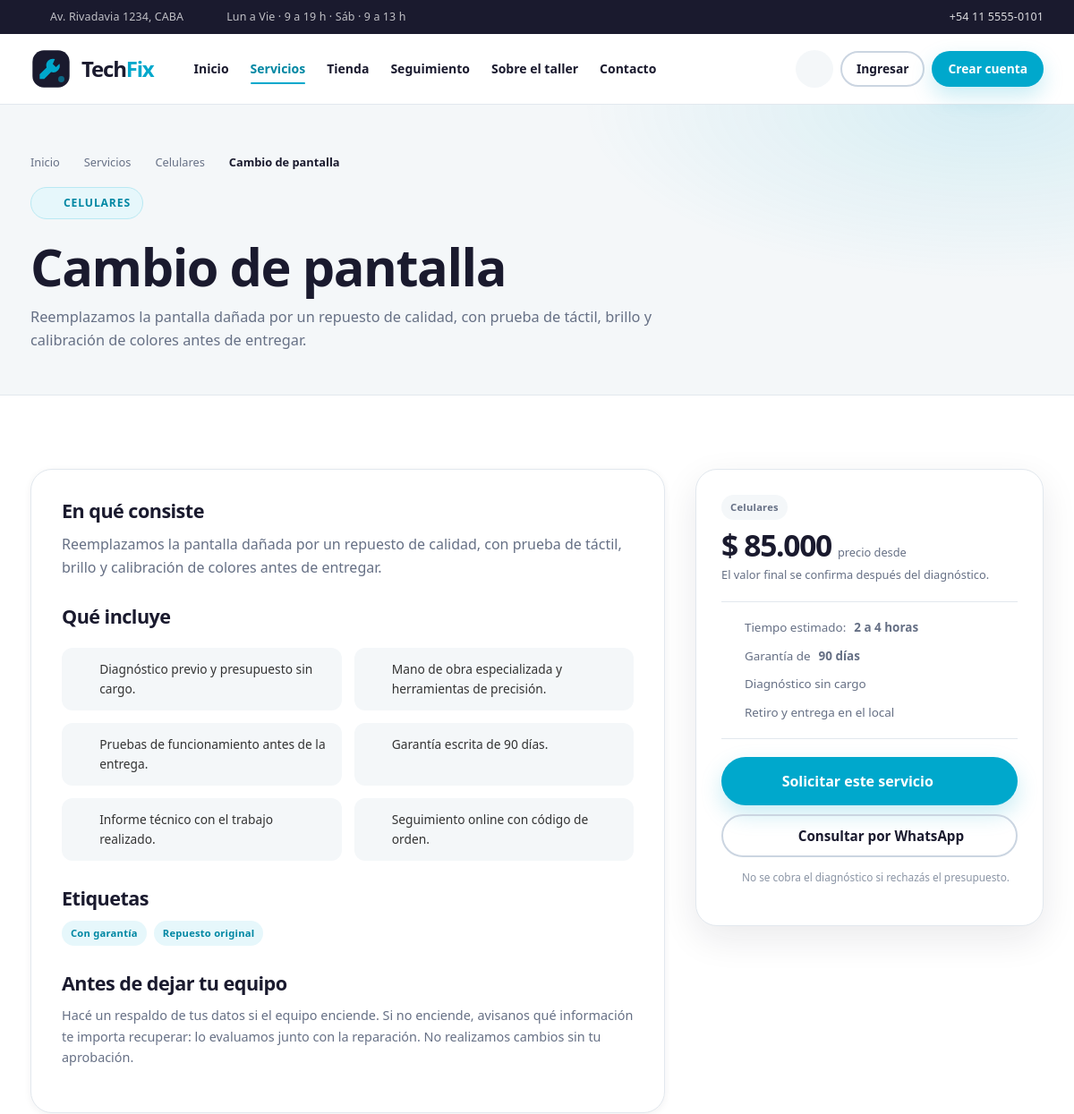
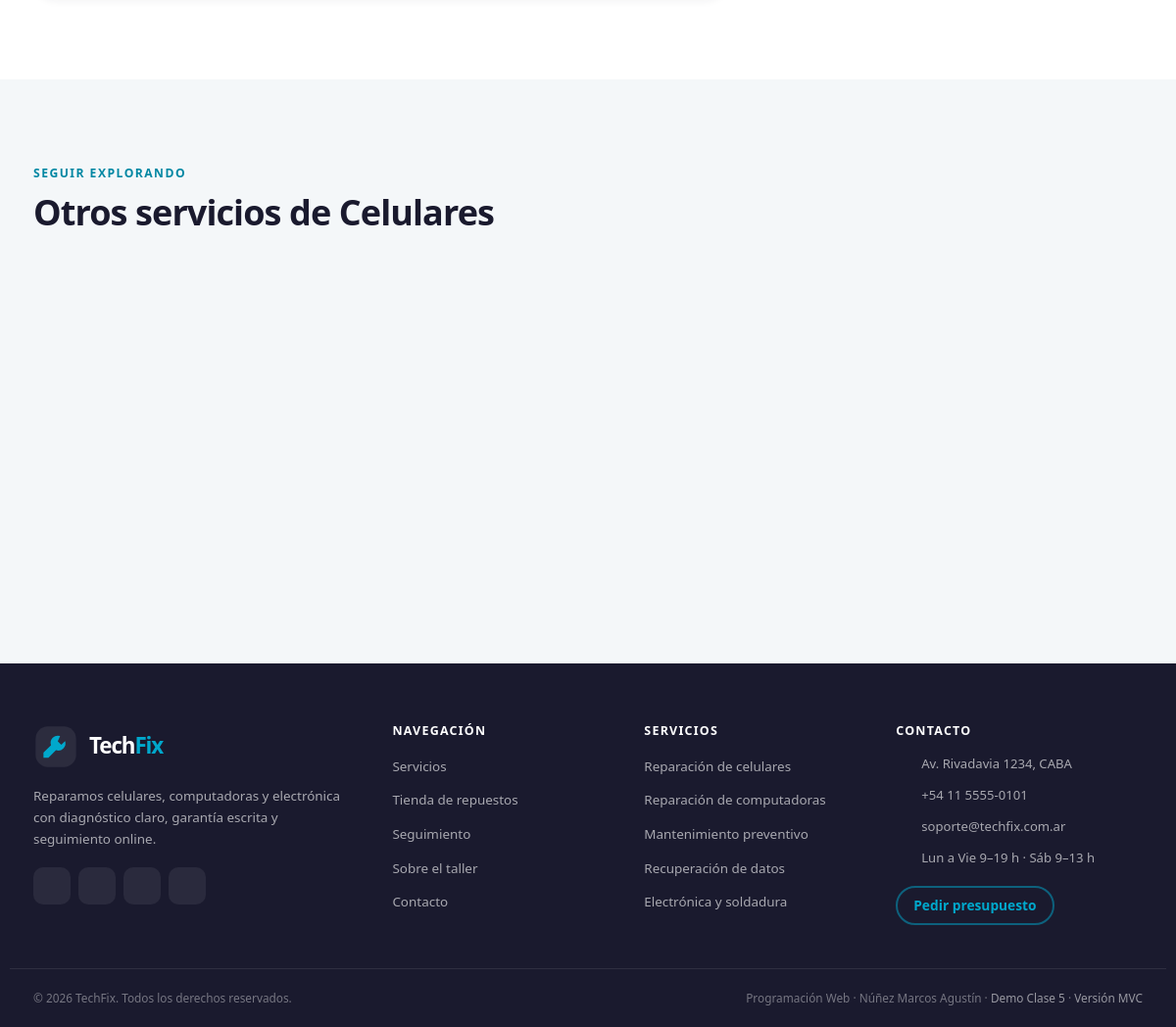
/servicio.php?id=1, run on the app's committed database (2 pictures, top to bottom).
### tables this page shows
CREATE TABLE servicios (
    id              INT UNSIGNED AUTO_INCREMENT PRIMARY KEY,
    categoria_id    INT UNSIGNED NOT NULL,
    nombre          VARCHAR(120) NOT NULL,
    slug            VARCHAR(140) NOT NULL UNIQUE,
    descripcion     TEXT NOT NULL,
    precio_base     DECIMAL(10, 2) NOT NULL DEFAULT 0.00,
    tiempo_estimado VARCHAR(50) NOT NULL DEFAULT 'A convenir',
    garantia_dias   INT UNSIGNED NOT NULL DEFAULT 90,
    destacado       TINYINT(1) NOT NULL DEFAULT 0,
    activo          TINYINT(1) NOT NULL DEFAULT 1,
    created_at      TIMESTAMP NOT NULL DEFAULT CURRENT_TIMESTAMP,
    updated_at      TIMESTAMP NOT NULL DEFAULT CURRENT_TIMESTAMP ON UPDATE CURRENT_TIMESTAMP,
    CONSTRAINT fk_servicios_categoria
        FOREIGN KEY (categoria_id) REFERENCES categorias_servicio (id)
        ON UPDATE CASCADE ON DELETE RESTRICT,
    INDEX idx_servicios_categoria_activo (categoria_id, activo),
    INDEX idx_servicios_destacado (destacado),
    INDEX idx_servicios_nombre (nombre)
);

CREATE TABLE categorias_servicio (
    id          INT UNSIGNED AUTO_INCREMENT PRIMARY KEY,
    nombre      VARCHAR(80) NOT NULL,
    slug        VARCHAR(100) NOT NULL UNIQUE,
    descripcion VARCHAR(255) NULL,
    icono       VARCHAR(40) NOT NULL DEFAULT 'herramienta',
    created_at  TIMESTAMP NOT NULL DEFAULT CURRENT_TIMESTAMP,
    updated_at  TIMESTAMP NOT NULL DEFAULT CURRENT_TIMESTAMP ON UPDATE CURRENT_TIMESTAMP,
    INDEX idx_categorias_servicio_slug (slug)
);

CREATE TABLE etiquetas (
    id         INT UNSIGNED AUTO_INCREMENT PRIMARY KEY,
    nombre     VARCHAR(50) NOT NULL UNIQUE,
    slug       VARCHAR(60) NOT NULL UNIQUE,
    created_at TIMESTAMP NOT NULL DEFAULT CURRENT_TIMESTAMP
);

### includes/funciones.php (called while the page is built, shortened)
<?php
function e(mixed $valor): string
{
    return htmlspecialchars((string) ($valor ?? ''), ENT_QUOTES | ENT_SUBSTITUTE, 'UTF-8');
}
function url(string $ruta = ''): string
{
    $base = defined('BASE_URL') ? BASE_URL : '/';
    return $base . ltrim($ruta, '/');
}
function precio(float|int|string|null $valor): string
{
    return '$ ' . number_format((float) $valor, 0, ',', '.');
}
function resumen(string $texto, int $largo = 120): string
{
    if (strlen($texto) <= $largo) {
        return $texto;
    }
    $cortado = substr($texto, 0, $largo);
    $ultimoEspacio = strrpos($cortado, ' ');
    return rtrim($ultimoEspacio !== false ? substr($cortado, 0, $ultimoEspacio) : $cortado) . '…';
}

### servicio.php (the view, shortened to what this page needs)
<?php
require_once __DIR__ . '/config/conexion.php';
$id = filter_input(INPUT_GET, 'id', FILTER_VALIDATE_INT);
$servicio = null;
if ($id !== false && $id !== null && $id > 0) {
    $stmt = $pdo->prepare(
        "SELECT s.*, c.nombre AS categoria, c.slug AS categoria_slug, c.icono
         FROM servicios s
         INNER JOIN categorias_servicio c ON c.id = s.categoria_id
         WHERE s.id = :id AND s.activo = 1
         LIMIT 1"
    );
    $stmt->execute([':id' => $id]);
    $servicio = $stmt->fetch() ?: null;
}
    ?>
    <?php
$stmtTags = $pdo->prepare(
    "SELECT et.nombre FROM etiquetas et
     INNER JOIN servicio_etiqueta se ON se.etiqueta_id = et.id
     WHERE se.servicio_id = :id ORDER BY et.nombre"
);
$stmtTags->execute([':id' => $id]);
$etiquetas = $stmtTags->fetchAll();
$stmtRelacionados = $pdo->prepare(
    "SELECT s.id, s.nombre, s.descripcion, s.precio_base, s.tiempo_estimado,
            c.nombre AS categoria, c.icono
     FROM servicios s
     INNER JOIN categorias_servicio c ON c.id = s.categoria_id
     WHERE s.activo = 1 AND s.categoria_id = :categoria AND s.id <> :id
     ORDER BY s.destacado DESC, s.nombre
     LIMIT 3"
);
$stmtRelacionados->execute([':categoria' => $servicio['categoria_id'], ':id' => $id]);
$relacionados = $stmtRelacionados->fetchAll();
require_once __DIR__ . '/includes/header.php';
?>
<section class="page-hero">
    <div class="contenedor">
        <nav class="breadcrumb" aria-label="Miga de pan">
            <a href="<?= e(url('index.php')) ?>">Inicio</a> <?= icono('flecha') ?>
            <a href="<?= e(url('servicios.php')) ?>">Servicios</a> <?= icono('flecha') ?>
            <a href="<?= e(url('servicios.php?categoria=' . urlencode($servicio['categoria_slug']))) ?>"><?= e($servicio['categoria']) ?></a>
            <?= icono('flecha') ?>
            <span><?= e($servicio['nombre']) ?></span>
        </nav>
        <span class="eyebrow"><?= icono($servicio['icono']) ?> <?= e($servicio['categoria']) ?></span>
        <h1><?= e($servicio['nombre']) ?></h1>
        <p><?= e(resumen($servicio['descripcion'], 170)) ?></p>
    </div>
</section>
<section class="section">
    <div class="contenedor">
        <div class="detail-grid">
            <div class="detail-panel">
                <h2>En qué consiste</h2>
                <p><?= nl2br(e($servicio['descripcion'])) ?></p>
                <h2>Qué incluye</h2>
                <ul class="detail-list">
                    <li><?= icono('check-circle') ?><span>Diagnóstico previo y presupuesto sin cargo.</span></li>
                    <li><?= icono('check-circle') ?><span>Mano de obra especializada y herramientas de precisión.</span></li>
                    <li><?= icono('check-circle') ?><span>Pruebas de funcionamiento antes de la entrega.</span></li>
                    <li><?= icono('check-circle') ?><span>Garantía escrita de <?= (int) $servicio['garantia_dias'] ?> días.</span></li>
                    <li><?= icono('check-circle') ?><span>Informe técnico con el trabajo realizado.</span></li>
                    <li><?= icono('check-circle') ?><span>Seguimiento online con código de orden.</span></li>
                </ul>
                <?php if (!empty($etiquetas)): ?>
                    <h2>Etiquetas</h2>
                    <div style="display:flex;flex-wrap:wrap;gap:8px">
                        <?php foreach ($etiquetas as $etiqueta): ?>
                            <span class="badge badge--cyan"><?= e($etiqueta['nombre']) ?></span>
                        <?php endforeach; ?>
                    </div>
                <?php endif; ?>
                <h2>Antes de dejar tu equipo</h2>
                <p class="muted" style="font-size:.9rem">
                    Hacé un respaldo de tus datos si el equipo enciende. Si no enciende, avisanos qué información
                    te importa recuperar: lo evaluamos junto con la reparación. No realizamos cambios sin tu aprobación.
                </p>
            </div>
            <aside class="buy-box">
                <span class="badge badge--gray"><?= e($servicio['categoria']) ?></span>
                <div class="buy-box__price" style="margin-top:12px">
                    <strong><?= e(precio($servicio['precio_base'])) ?></strong>
                    <small>precio desde</small>
                </div>
                <p class="muted" style="font-size:.8rem;margin:0">El valor final se confirma después del diagnóstico.</p>
                <ul class="buy-box__meta">
                    <li><?= icono('reloj') ?> Tiempo estimado: <strong><?= e($servicio['tiempo_estimado']) ?></strong></li>
                    <li><?= icono('escudo') ?> Garantía de <strong><?= (int) $servicio['garantia_dias'] ?> días</strong></li>
                    <li><?= icono('check-circle') ?> Diagnóstico sin cargo</li>
                    <li><?= icono('camion') ?> Retiro y entrega en el local</li>
                </ul>
                <a class="btn btn--primary btn--block btn--lg" href="<?= e(url('solicitud.php?servicio=' . (int) $servicio['id'])) ?>">
                    Solicitar este servicio <?= icono('flecha') ?>
                </a>
                <a class="btn btn--ghost btn--block" href="https://wa.me/<?= e(WHATSAPP) ?>?text=<?= rawurlencode('Hola, quiero consultar por ' . $servicio['nombre']) ?>" target="_blank" rel="noopener" style="margin-top:10px">
                    <?= icono('whatsapp') ?> Consultar por WhatsApp
                </a>
                <p class="buy-box__note"><?= icono('info') ?> No se cobra el diagnóstico si rechazás el presupuesto.</p>
            </aside>
        </div>
    </div>
</section>
<?php if (!empty($relacionados)): ?>
<section class="section section--soft">
    <div class="contenedor">
        <div class="section-head">
            <div class="section-head__text">
                <span class="section-kicker">Seguir explorando</span>
                <h2>Otros servicios de <?= e($servicio['categoria']) ?></h2>
            </div>
        </div>
        <div class="grid-3">
        </div>
    </div>
</section>
<?php endif; ?>
<?php require_once __DIR__ . '/includes/footer.php'; ?>

### data on the page
servicios: categoria.nombre "Celulares", nombre "Cambio de pantalla", categoria.nombre "CELULARES", descripcion "Reemplazamos la pantalla dañada por un repuesto de calidad, con prueba de táctil, brillo y calibración de colores antes de entregar.", garantia_dias "90", precio_base "$ 85.000", tiempo_estimado "2 a 4 horas"
etiquetas: nombre "Con garantía"
etiquetas: nombre "Repuesto original"

### other printed values
SHOP_ADDRESS "Av. Rivadavia 1234, CABA"
SUPPORT_PHONE "+54 11 5555-0101"
SUPPORT_EMAIL "soporte@techfix.com.ar"
APP_NAME "TechFix"
